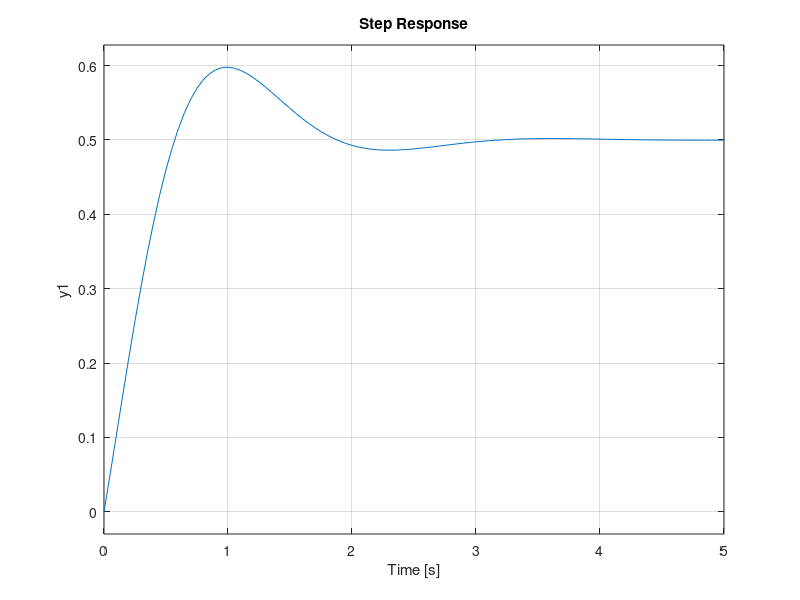

This figure's MATLAB source:
%
% Aramis Kelkelyan
% MAE 376: HW 5
% Problem 10
% Date: 04/22/2022
%-----------------------------------------
clear;clc;clf;

%Design a PD-controller
% sys = tf([1],[1 1 0]);
kp = 4; kd = 1;
sysc = tf([kd kp], [1 1+kd kp]);
clp = feedback(sysc,1);
step(clp);

%
% sys = tf((1),[1 1 0]);
% kp = 4; kd = 1;
% sysc = tf([kd kp], [1 1+kd kp]);
% clp = feedback(sysc*sys,1);
% step(clp);